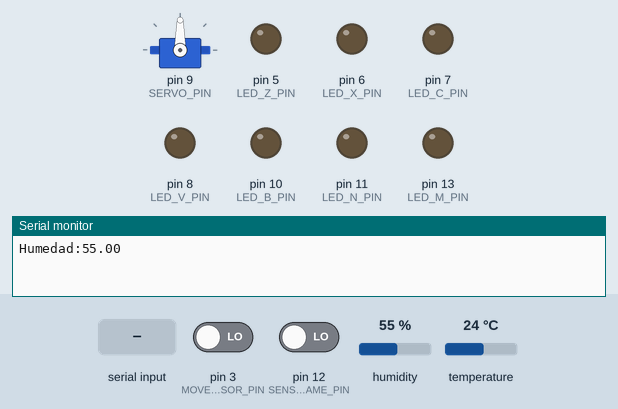
This sketch was run on a simulated Arduino Uno, built with avr-gcc and run on an emulated ATmega328P. On the bench: servo, output pins drawn as LEDs (lit = HIGH), the last lines printed to the serial monitor. The test bench sets the inputs (shaded band); at power-on: pin 3 (MOVE_SENSOR_PIN) LOW, pin 12 (SENSOR_FLAME_PIN) LOW, humidity 55 %, temperature 24 °C.

Above: at 1.2 s.
1.3 s: "SERVO_\n" received over Serial
At 3.6 s:
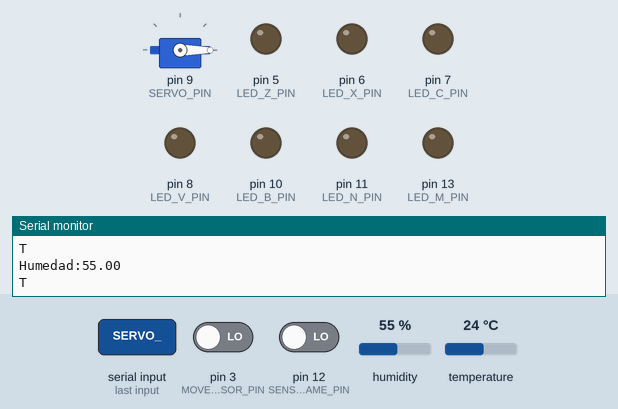
9.4 s: "SERVO_90\n" received over Serial
At 10.0 s:
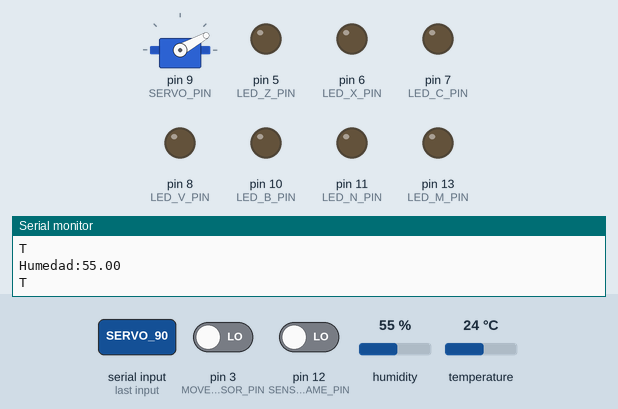
16.3 s: "SERVO_,45\n" received over Serial
At 16.91 s:
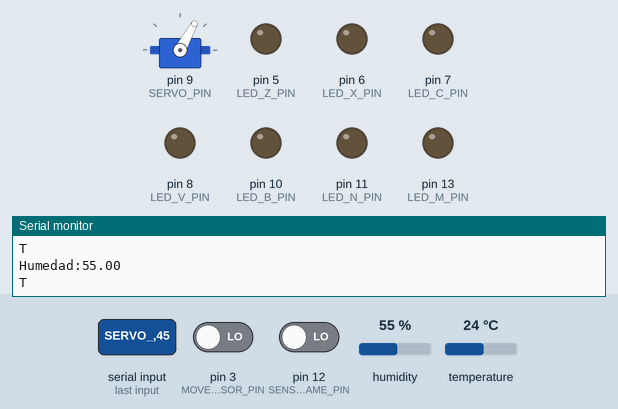
Timing chart, 0 to 19.3 s (numbered marks = the images above; inputs shaded):
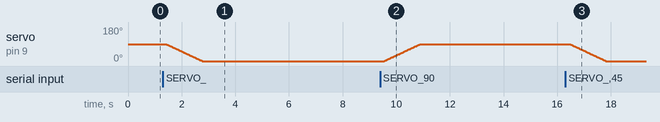

Measured:
- after the input at 1.3 s, servo on pin 9 (SERVO_PIN): moves from 90° to 0° over 1.4 s, starting after 0.12 s
- after the input at 9.4 s, servo on pin 9 (SERVO_PIN): moves from 0° to 90° over 1.3 s, starting after 0.15 s
- after the input at 16.3 s, servo on pin 9 (SERVO_PIN): moves from 90° to 0° over 1.3 s, starting after 0.17 s

The sketch:

Conexion.ino
```cpp
#include <Servo.h> // Para el servo
#include <DHT.h>   // Para el sensor de humedad

#define SERVO_PIN 9
#define SENSOR_FLAME_PIN 12
#define MOVE_SENSOR_PIN 3

// Pines para los LEDs correspondientes a las letras Z, X, C, V, B, N, M
#define LED_Z_PIN 5
#define LED_X_PIN 6
#define LED_C_PIN 7
#define LED_V_PIN 8
#define LED_B_PIN 10
#define LED_N_PIN 11
#define LED_M_PIN 13

// Definición de pin y creación del objeto DHT para poder leer humedad.
#define DHTPIN 4
#define DHTTYPE DHT11
DHT dht(DHTPIN, DHTTYPE);

// Controlador del servo
Servo myServo;
int servoPos = 90; // Posición inicial del servo

// Declaración de la variable del mensaje recibido
String serverMessage;
String key, value;
char delimiter = '_';
int delimiterIndex;

// Variables para el sensor de llama y movimiento
bool flameSensor, fire;

// Estados de los LEDs para alternar encendido y apagado
bool ledZState = LOW;
bool ledXState = LOW;
bool ledCState = LOW;
bool ledVState = LOW;
bool ledBState = LOW;
bool ledNState = LOW;
bool ledMState = LOW;

void setup() {
  Serial.begin(600); // Iniciar puerto serial a 9600 baud

  // Inicializar el servo
  myServo.attach(SERVO_PIN);
  myServo.write(servoPos);

  // Configurar los pines del sensor de llama y movimiento
  pinMode(SENSOR_FLAME_PIN, INPUT);
  pinMode(MOVE_SENSOR_PIN, INPUT);

  // Configurar los pines de los LEDs como salidas
  pinMode(LED_Z_PIN, OUTPUT);
  pinMode(LED_X_PIN, OUTPUT);
  pinMode(LED_C_PIN, OUTPUT);
  pinMode(LED_V_PIN, OUTPUT);
  pinMode(LED_B_PIN, OUTPUT);
  pinMode(LED_N_PIN, OUTPUT);
  pinMode(LED_M_PIN, OUTPUT);

  // Iniciar el sensor de humedad
  dht.begin();
}

void loop() {
  // Leer mensaje desde el servidor para el control del servo
  serverMessage = Serial.readStringUntil('\n');
  if (serverMessage.startsWith("SERVO_")) {
    delimiterIndex = serverMessage.indexOf(delimiter);
    key = serverMessage.substring(0, delimiterIndex);
    value = serverMessage.substring(delimiterIndex + 1);

    if (key == "SERVO") {
      int targetPos = value.toInt();
      if (targetPos >= 0 && targetPos <= 180) {
        while (servoPos != targetPos) {
          servoPos += (targetPos > servoPos) ? 1 : -1;
          myServo.write(servoPos);
          delay(15);
        }
      }
    }
  }
  else if (serverMessage.startsWith("LETRA_")) {
    // Extraer la letra
    delimiterIndex = serverMessage.indexOf(delimiter);
    value = serverMessage.substring(delimiterIndex + 1);

    // Alternar el estado del LED correspondiente a la letra recibida
    alternarLed(value);
  }

  // Verificar sensor de llama
  flameSensor = digitalRead(SENSOR_FLAME_PIN);
  if (flameSensor && !fire) {
    Serial.println("Llama detectada!");
    Serial.println("F1"); // F1 indica fuego detectado
    fire = true;
  } else if (!flameSensor && fire) {
    Serial.println("No hay llama cerca.");
    Serial.println("F2"); // F2 indica que ya no hay fuego
    fire = false;
  }

  // Leer y enviar humedad
  float humedad = dht.readHumidity();
  if (!isnan(humedad)) {
    Serial.print("Humedad:");
    Serial.println(humedad, 2); // Enviar con dos decimales
  } else {
    Serial.println("Error al leer el sensor de humedad.");
  }

  // Verificar inclinación (sensor de movimiento)
  int switchState = digitalRead(MOVE_SENSOR_PIN);
  if (switchState == HIGH) {
    Serial.println("Inclinación:No detectada");
  } else {
    Serial.println("T"); // T indica inclinación detectada
  }

  // Pequeño retraso entre cada envío de datos
  delay(200);
}

// Función para alternar el estado del LED correspondiente a la letra recibida
void alternarLed(String letra) {
  if (letra == "Z") {
    ledZState = !ledZState;
    digitalWrite(LED_Z_PIN, ledZState);
  } else if (letra == "X") {
    ledXState = !ledXState;
    digitalWrite(LED_X_PIN, ledXState);
  } else if (letra == "C") {
    ledCState = !ledCState;
    digitalWrite(LED_C_PIN, ledCState);
  } else if (letra == "V") {
    ledVState = !ledVState;
    digitalWrite(LED_V_PIN, ledVState);
  } else if (letra == "B") {
    ledBState = !ledBState;
    digitalWrite(LED_B_PIN, ledBState);
  } else if (letra == "N") {
    ledNState = !ledNState;
    digitalWrite(LED_N_PIN, ledNState);
  } else if (letra == "M") {
    ledMState = !ledMState;
    digitalWrite(LED_M_PIN, ledMState);
  }
}
```
